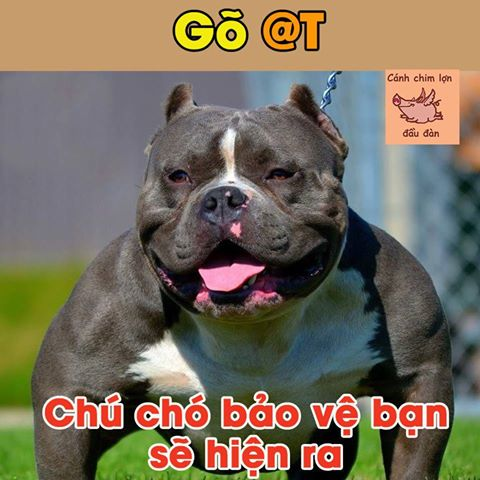
//> input picture imgs/1.jpg, 480 x 480 px
$ ./test   (built with g++ and OpenCV 4)
//> lines starting //> are read from the running program, lines starting //| are printed output that depends on the picture; after the words box and inside, x2 and y2 are one past the last pixel; in counts of white or black regions, pixels touching at a corner belong together
#include <opencv2/core/core.hpp>
#include <opencv2/highgui/highgui.hpp>
#include <opencv2/imgproc/imgproc.hpp>
#include <iostream>

using namespace cv;
using namespace std;

#define INPUT_FILE              "/home/hieunv/Desktop/1.jpg"
#define OUTPUT_FOLDER_PATH      string("/home/hieunv/Desktop/")

int main(int argc, char** argv[])
{
    Mat large = imread(INPUT_FILE);
//> large is the input picture: 480 rows x 480 cols, CV_8UC3; mean B, G, R 91.5, 109.1, 119.3
    Mat rgb;
    // downsample and use it for processing
    pyrDown(large, rgb);
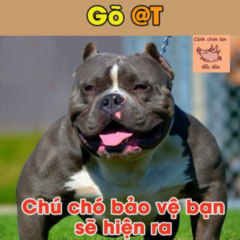
//> rgb: 240 rows x 240 cols, CV_8UC3; mean B, G, R 91.5, 109.1, 119.4
    Mat small;
    cvtColor(rgb, small, CV_BGR2GRAY);
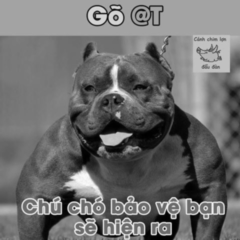
//> small: 240 rows x 240 cols, CV_8UC1; min 0, max 251, mean 110.2
    // morphological gradient
    Mat grad;
    Mat morphKernel = getStructuringElement(MORPH_ELLIPSE, Size(3, 3));
    morphologyEx(small, grad, MORPH_GRADIENT, morphKernel);
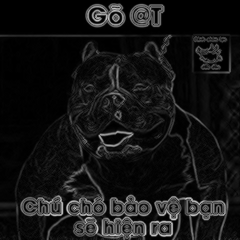
//> grad: 240 rows x 240 cols, CV_8UC1; min 0, max 201, mean 21
    // binarize
    Mat bw;
    threshold(grad, bw, 0.0, 255.0, THRESH_BINARY | THRESH_OTSU);
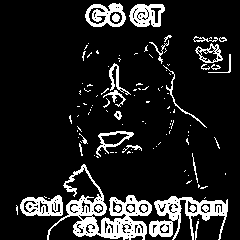
//> bw: 240 rows x 240 cols, CV_8UC1; 12.9% white; 111 white regions (86 under 20 px), largest, box (x1, y1, x2, y2) and area: (47, 164, 152, 240) 2458, (149, 196, 228, 240) 1457, (20, 195, 63, 216) 587
    // connect horizontally oriented regions
    Mat connected;
    morphKernel = getStructuringElement(MORPH_RECT, Size(9, 1));
    morphologyEx(bw, connected, MORPH_CLOSE, morphKernel);
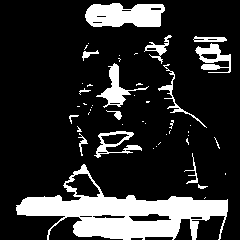
//> connected: 240 rows x 240 cols, CV_8UC1; 18.2% white; 48 white regions (33 under 20 px)
    // find contours
    Mat mask = Mat::zeros(bw.size(), CV_8UC1);
    vector< vector<Point> > contours;
    vector<Vec4i> hierarchy;
    findContours(connected, contours, hierarchy, CV_RETR_CCOMP, CV_CHAIN_APPROX_SIMPLE, Point(0, 0));
//> contours = 64 contours, 41 with area under 20; largest, box (x1, y1, x2, y2) and area: (16, 164, 228, 240) 6688, (85, 3, 165, 27) 1499, (96, 63, 149, 108) 516, (65, 173, 101, 198) 502, (94, 131, 142, 158) 498
    // filter contours
    for(int idx = 0; idx >= 0; idx = hierarchy[idx][0])
    {
        Rect rect = boundingRect(contours[idx]);
        Mat maskROI(mask, rect);
        maskROI = Scalar(0, 0, 0);
        // fill the contour
        drawContours(mask, contours, idx, Scalar(255, 255, 255), CV_FILLED);
        // ratio of non-zero pixels in the filled region
        double r = (double)countNonZero(maskROI)/(rect.width*rect.height);

        if (r > .45 /* assume at least 45% of the area is filled if it contains text */
            &&
            (rect.height > 8 && rect.width > 8) /* constraints on region size */
            /* these two conditions alone are not very robust. better to use something
            like the number of significant peaks in a horizontal projection as a third condition */
            )
        {
            rectangle(rgb, rect, Scalar(0, 255, 0), 2);
        }
    }
//> this loop made 48 passes
//> (rect, r) on passes 1, 3, 6, 7, 8, 11, 12, 14, 16, 18: (Rect(204, 197, 2, 2), 0.5), (Rect(225, 173, 1, 2), 1), (Rect(153, 148, 1, 1), 1), (Rect(156, 146, 1, 1), 1), (Rect(158, 142, 3, 3), 0.333), (Rect(188, 135, 1, 1), 1), (Rect(166, 134, 1, 1), 1), (Rect(188, 131, 1, 2), 1), (Rect(169, 130, 2, 4), 0.5), (Rect(190, 125, 1, 1), 1)
//> (rect, r) on passes 2, 4, 5, 9, 10, 13: (Rect(198, 184, 10, 5), 0.5), (Rect(16, 164, 212, 76), 0.437), (Rect(184, 153, 14, 31), 0.203), (Rect(186, 138, 3, 7), 0.524), (Rect(214, 137, 6, 12), 0.222), (Rect(78, 133, 10, 23), 0.278)
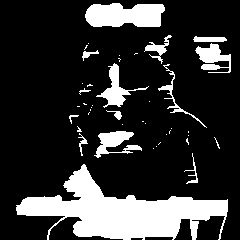
//> mask: 240 rows x 240 cols, CV_8UC1; 20% white; 42 white regions (28 under 20 px), largest, box (x1, y1, x2, y2) and area: (16, 164, 228, 240) 7047, (85, 3, 165, 27) 1592, (96, 63, 149, 108) 608
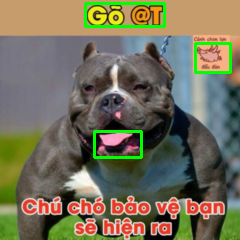
//> rgb: 240 rows x 240 cols, CV_8UC3; 2.47% of pixels changed, all inside (x1, y1, x2, y2) = (84, 2, 232, 159)
    imwrite(OUTPUT_FOLDER_PATH + string("rgb.jpg"), rgb);

    return 0;
}
